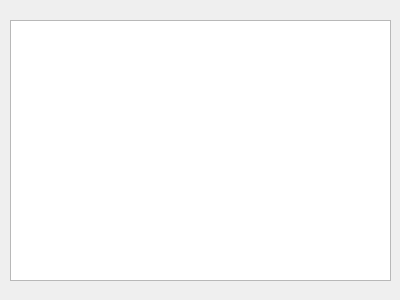
<?xml version="1.0" encoding="UTF-8"?>
<ui version="4.0">
 <class>About</class>
 <widget class="QDialog" name="About">
  <property name="geometry">
   <rect>
    <x>0</x>
    <y>0</y>
    <width>400</width>
    <height>300</height>
   </rect>
  </property>
  <property name="windowTitle">
   <string>About</string>
  </property>
  <widget class="QTextBrowser" name="textBrowserAbout">
   <property name="geometry">
    <rect>
     <x>10</x>
     <y>20</y>
     <width>381</width>
     <height>261</height>
    </rect>
   </property>
  </widget>
 </widget>
 <resources/>
 <connections/>
</ui>
